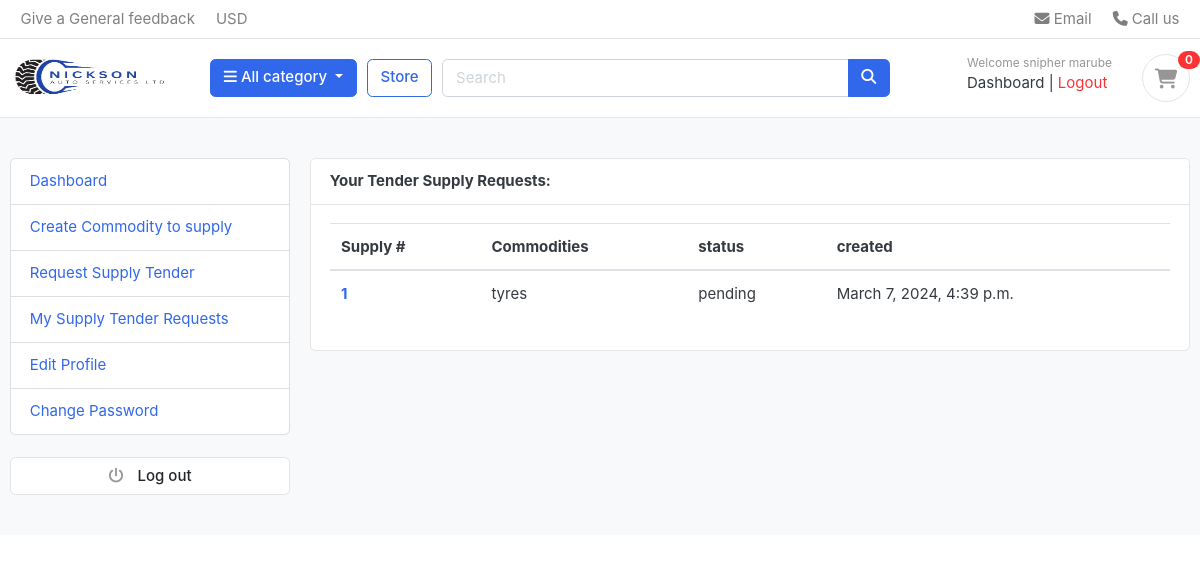
/supplier/pending_supply_requests/ (signed in), run on an earlier commit of the app's database.
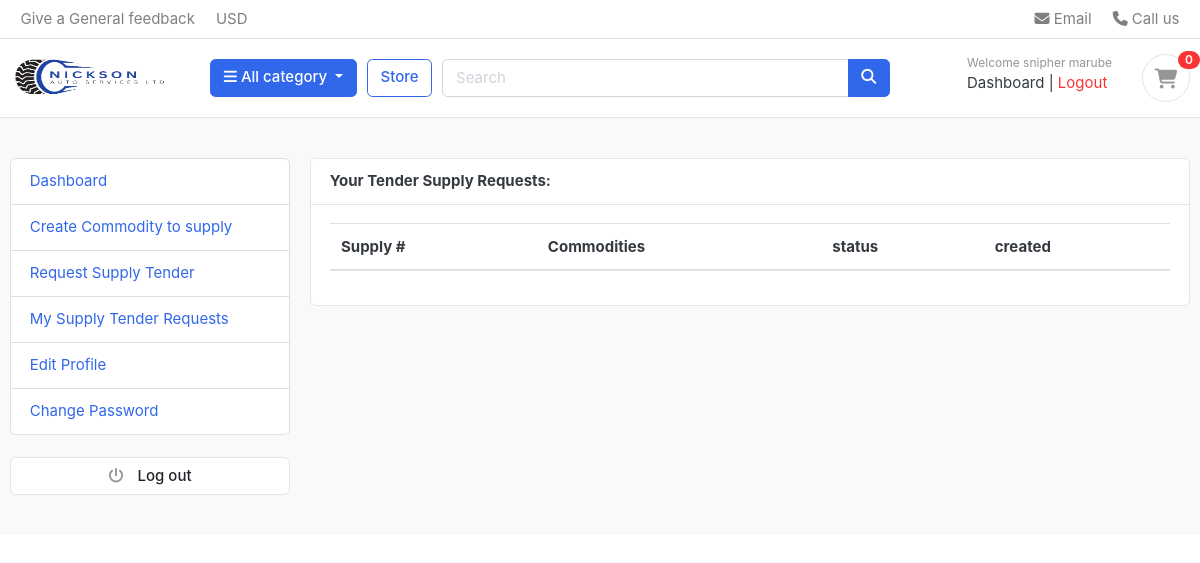
And on a later commit of the database.
### supplier/models.py (models this page shows, shortened)
class SupplyRequest(models.Model):
    STATUS_CHOICES = [
        ('pending', 'Pending'),
        ('approved', 'Approved'),
        ('rejected', 'Rejected')
    ]
    supplier = models.ForeignKey(Account, on_delete=models.CASCADE)
    commodities = models.ManyToManyField(Commodity)
    status = models.CharField(max_length=255, choices=STATUS_CHOICES, default='pending')
    created = models.DateTimeField(auto_now_add=True)
    updated = models.DateTimeField(auto_now=True)
    class Meta:
        verbose_name = 'Supply Request'
        verbose_name_plural = 'Supply Requests'

class Commodity(models.Model):
    name = models.CharField(max_length=255)
    available_amount = models.PositiveIntegerField()
    price = models.DecimalField(max_digits=10, decimal_places=2, help_text='Price per each commodity')
    created = models.DateTimeField(auto_now_add=True)
    updated = models.DateTimeField(auto_now=True)
    class Meta:
        verbose_name_plural = 'Commodities'

### supplier/views.py (the view)
# urls.py: path('pending_supply_requests/', views.pending_supply_requests, name='pending_supply_requests'),
@login_required
def pending_supply_requests(request):
    supply_requests = SupplyRequest.objects.filter(supplier=request.user, status='pending')
    context = {
        'supply_requests': supply_requests
    }
    return render(request, 'supplier/pending_supply_requests.html', context)

### feedback/forms.py
class FeedbackForm(forms.ModelForm):
    class Meta:
        model = Feedback
        exclude = ('user',)
    def __init__(self, *args, **kwargs):
        super(FeedbackForm, self).__init__(*args, **kwargs)
        self.fields['message'].widget.attrs['placeholder'] = 'Enter You feedback here'
        for field in self.fields:
            self.fields[field].widget.attrs['class'] = 'form-control'

### carts/context_processors.py (called while the page is built)
def counter(request):
    item_count = 0
    if 'admin' in request.path:
        return {}
    else:
        try:
            cart = Cart.objects.filter(cart_id=_cart_id(request)) # get the cart using the cart_id present in the session
            if request.user.is_authenticated:
                cart_items = CartItem.objects.all().filter(user=request.user)
            else:
                cart_items = CartItem.objects.all().filter(cart=cart[:1]) # get all the cart items using the cart
            for cart_item in cart_items:
                item_count += cart_item.quantity
        except Cart.DoesNotExist:
            item_count = 0
    return dict(item_count=item_count)

### category/context_processors.py (called while the page is built)
def menu_links(request):
    links = Category.objects.all()
    return dict(links=links)

### templates/supplier/pending_supply_requests.html (shortened to what this page needs)
{% extends 'base.html' %}
{% load static %}
{% block content %}
<section class="section-conten padding-y bg">
  <div class="container">
    <div class="row">
      {% include 'includes/supplier_sidebar.html' %}
      <main class="col-md-9">
        <article class="card">
          <header class="card-header">
            <strong class="d-inline-block mr-3">Your Tender Supply Requests:</strong>
          </header>
          <div class="card-body">
            <div class="row">
              <div class="col-md-12">
                <table class="table table-hover">
                    <thead>
                      <tr>
                        <th scope="col">Supply #</th>
                        <th scope="col">Commodities</th>
                        <th scope="col">status</th>
                        <th scope="col">created</th>
                      </tr>
                    </thead>
                    <tbody>
                        {% for supply in supply_requests %}
                      <tr>
                        <th scope="row"> <a href="{% url 'request_detail' supply.id %}"> {{supply.id}} </a></th>
                        <td>
                            {% for commodity in supply.commodities.all %}
                            {{ commodity.name }}{% if not forloop.last %}, {% endif %}
                          {% endfor %}
                        </td>
                        <td> {{supply.status}} </td>
                        <td> {{supply.created}} </td>
                      </tr>
                      {% endfor %}
                    </tbody>
                  </table>
              </div>
            </div>
          </div>
        </article>
      </main>
    </div>
  </div>
</section>
{% endblock %}

What changed in the data, as far as the page shows it:
no longer on this page (row edited): SupplyRequest: id "1", status "pending", created "March 7, 2024, 4:39 p.m."
no longer on this page (row unchanged): Commodity: name "tyres"
